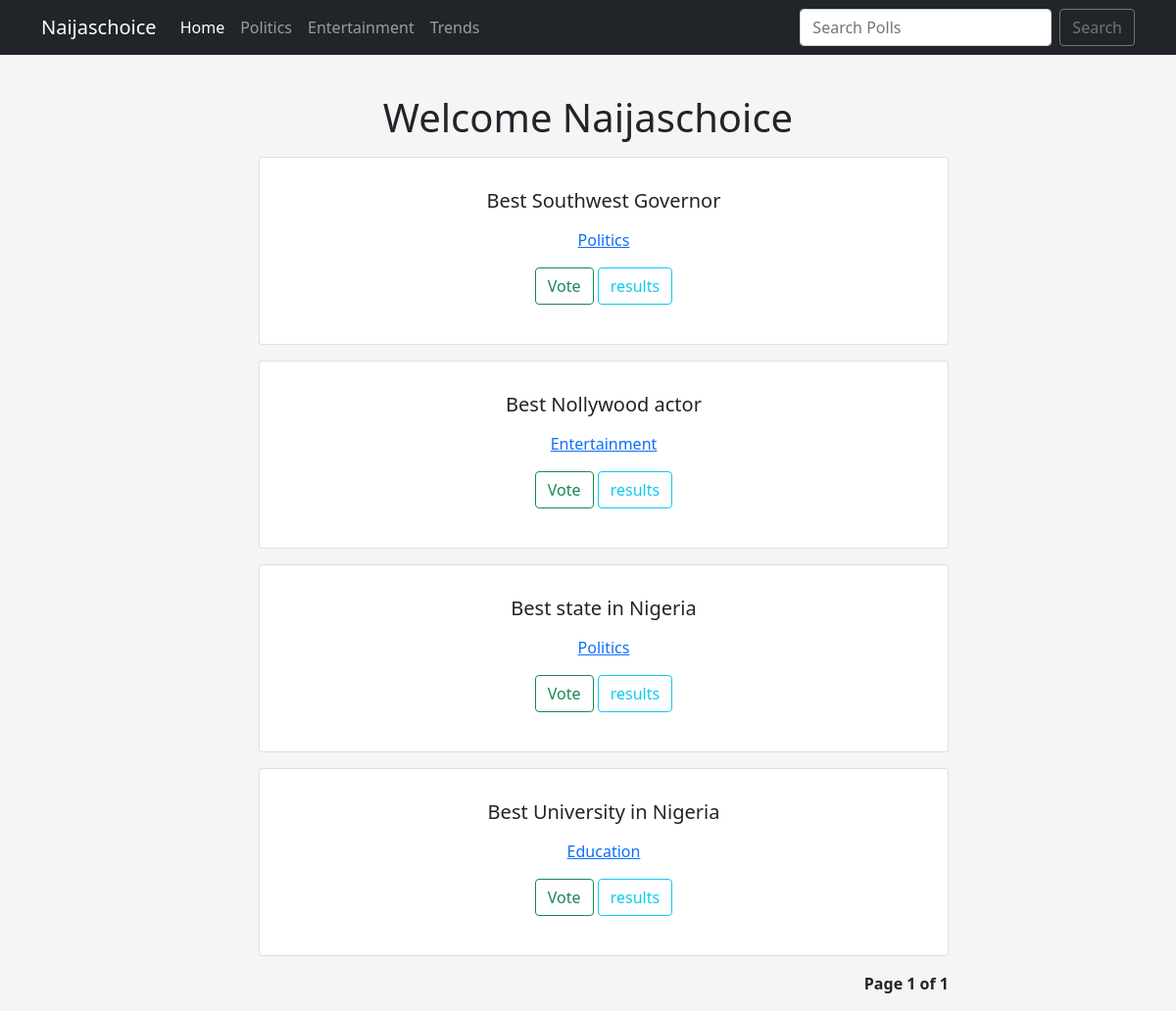
The page / on the database its author committed.
### polls/models.py (models this page shows, shortened)
class Question(models.Model):
    question_title = models.CharField(max_length=200, blank=False)
    pub_date = models.DateTimeField('date published')
    slug_field = models.CharField(max_length=100, blank=False)
    tags = TaggableManager()

### polls/views.py (the view)
# urls.py: path('', views.index, name='index'),
def index(request, tag_slug=None):
    latest_question_list = Question.objects.all().order_by('-pub_date')
    paginator = Paginator(latest_question_list, 4)
    page_number = request.GET.get('page', 1)
    page_obj = paginator. get_page(page_number)
    tag = None
    page_tags = None
    poll_related = None
    if tag_slug:
        tag = get_object_or_404(Tag, slug=tag_slug)
        page_tags = latest_question_list.filter(tags__in=[tag])
        paginator = Paginator(page_tags, 2)
        page_number = request.GET.get('page', 1)
        page_obj = paginator. get_page(page_number)
    return render(request, 'polls/index.html', {'page_obj': page_obj, 'tag': tag, 'page_tags': page_tags, 'poll_related': poll_related})

### templates/polls/index.html (shortened to what this page needs)
{% extends 'base.html' %}
{% load static %}
{% block content %}
                <h1 class="text-center mt-5">Welcome Naijaschoice</h1>
<ul>
    {% for question in page_obj %}
    <div class="row mt-3 pagination">
        <div class="col-sm-12 m-auto text-center">
            <div class="card">
                <div class="card-body">
                    <h5 class="card-title mb-3">{{question.question_title}}</h5>
                    {% for tag in question.tags.all %}
                    <a href="{% url 'poll_list_by_tag' tag.slug %}">
                        {{ tag.name }}
                    </a>
                    {% endfor %}
                    <a href="{% url 'detail' question.id %}" class="btn btn-outline-success">Vote</a>
                    <a href="{% url 'results' question.id %}" class="btn btn-outline-info">results</a>
                            {% load social_share %}
                </div>
            </div>
        </div>
    </div>
{% endfor %}
<div class="pagination justify-content-end mt-3 fw-bolder">
    <span class="step-links">
        <span class="current">
            Page {{ page_obj.number }} of {{ page_obj.paginator.num_pages }}
        </span>
    </span>
</div>
{% endblock%}

### staticfiles/css/polls.css (style rules this page uses)
body { background: whitesmoke; }

### rows shown on the page
Question: question_title "Best Southwest Governor"
Tag: name "Politics"
Question: question_title "Best Nollywood actor"
Tag: name "Entertainment"
Question: question_title "Best state in Nigeria"
Question: question_title "Best University in Nigeria"
Tag: name "Education"

### other values the page prints
{{ page_obj.number }} "1"
{{ page_obj.paginator.num_pages }} "1"
